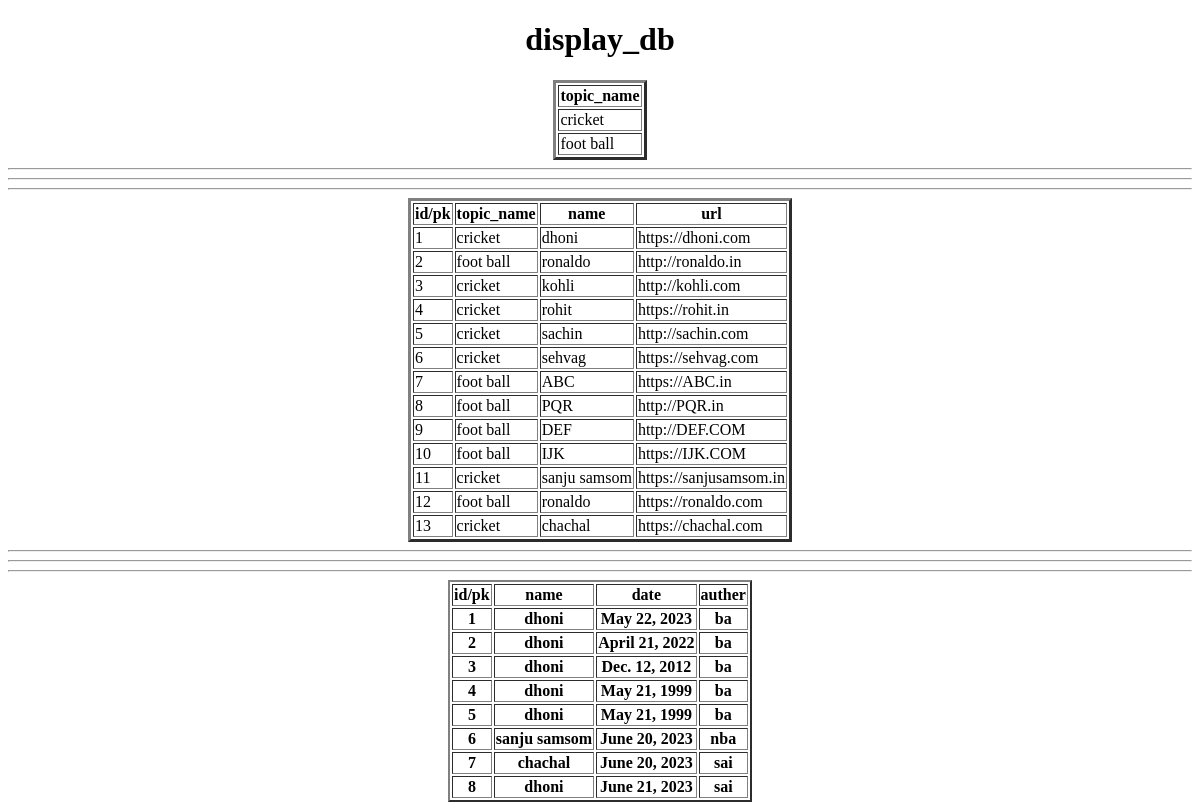
Page /display_db/ on the earlier database version.
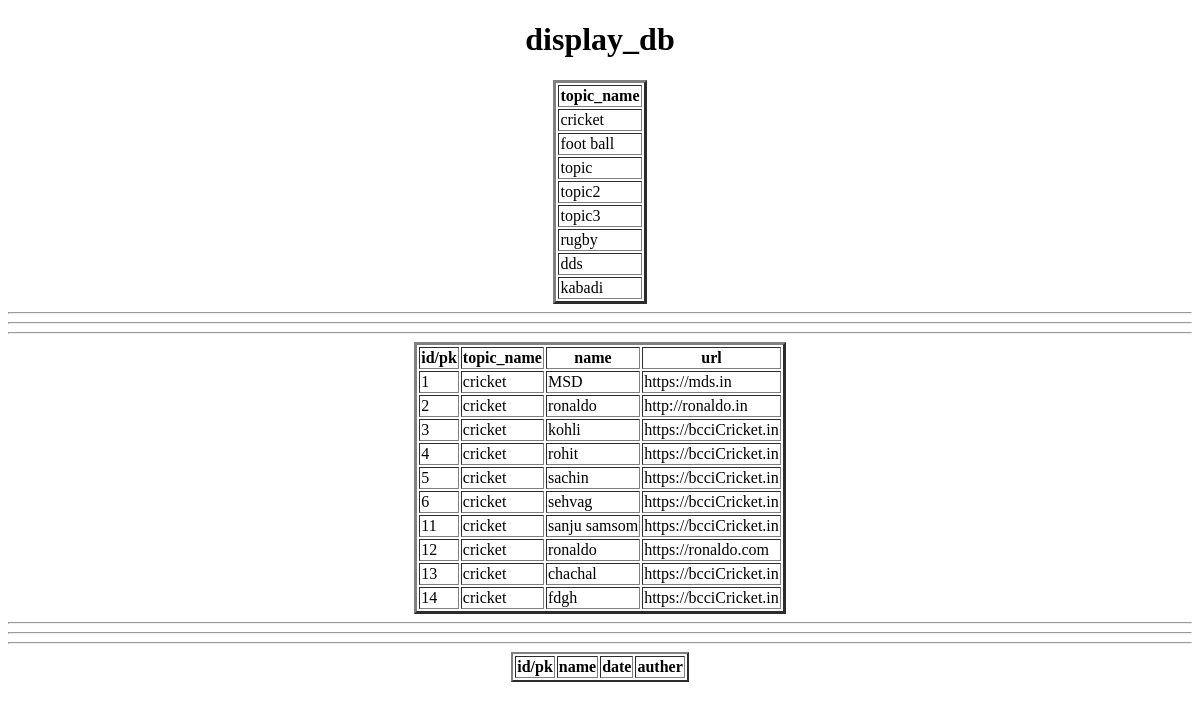
Same page on the later database version.
### app/models.py (models this page shows, shortened)
class Topic(models.Model):
    topic_name=models.CharField(max_length=100,primary_key=True)
    def __str__(self):
        return self.topic_name

class Webpage(models.Model):
    topic_name=models.ForeignKey(Topic,on_delete=models.CASCADE)
    name=models.CharField(max_length=100)
    url=models.URLField()
    def __str__(self):
        return self.name

class AccessRecord(models.Model):
    name=models.ForeignKey(Webpage,on_delete=models.CASCADE)
    date=models.DateField()
    auther=models.CharField(max_length=100)

### app/views.py (the view)
# urls.py: path('display_db/',display_db,name='display_db'),
def display_db(request):
    tpo=Topic.objects.all()
    wpo=Webpage.objects.all()
    aro=AccessRecord.objects.all()
    d={'to':tpo,'wo':wpo,'ao':aro}
    return render(request,'display_db.html',d)

### templates/display_db.html (shortened to what this page needs)
<!DOCTYPE html>
<html lang="en">
<head>
</head>
<body>
    <center>
        <h1>display_db</h1>
        <table border="3px">
            <tr>
                <th>topic_name</th>
            </tr>
            {% for i in to %}
            <tr>
                <td>{{i.topic_name}}</td>
            </tr>
            {% endfor %}
        </table>
            <hr><hr><hr>
        <table border="3px">
            <tr>
                <th>id/pk</th>
                <th>topic_name</th>
                <th>name</th>
                <th>url</th>
            </tr>
            {% for j in wo %}
            <tr>
                <td>{{j.id}}</td>
                <td>{{j.topic_name}}</td>
                <td>{{j.name}}</td>
                <td>{{j.url}}</td>
            </tr>
            {% endfor %}
        </table>
            <hr><hr><hr>
        <table border="2px">
            <tr>
                <th>id/pk</th>
                <th>name</th>
                <th>date</th>
                <th>auther</th>
            </tr>
            {% for k in ao %}
            <tr>
                <th>{{k.id}}</th>
                <th>{{k.name}}</th>
                <th>{{k.date}}</th>
                <th>{{k.auther}}</th>
            </tr>
            {% endfor %}
        </table>
    </center>
</body>
</html>

Differences in the rows shown:
removed Webpage: id "7", topic_name "foot ball", name "ABC", url "https://ABC.in"
removed Webpage: id "8", topic_name "foot ball", name "PQR", url "http://PQR.in"
removed Webpage: id "9", topic_name "foot ball", name "DEF", url "http://DEF.COM"
removed Webpage: id "10", topic_name "foot ball", name "IJK", url "https://IJK.COM"
removed AccessRecord: id "1", name "dhoni", date "May 22, 2023", auther "ba"
removed AccessRecord: id "2", name "dhoni", date "April 21, 2022", auther "ba"
removed AccessRecord: id "3", name "dhoni", date "Dec. 12, 2012", auther "ba"
removed AccessRecord: id "4", name "dhoni", date "May 21, 1999", auther "ba"
removed AccessRecord: id "5", name "dhoni", date "May 21, 1999", auther "ba"
removed AccessRecord: id "6", name "sanju samsom", date "June 20, 2023", auther "nba"
removed AccessRecord: id "7", name "chachal", date "June 20, 2023", auther "sai"
removed AccessRecord: id "8", name "dhoni", date "June 21, 2023", auther "sai"
added Topic: topic_name "topic"
added Topic: topic_name "topic2"
added Topic: topic_name "topic3"
added Topic: topic_name "rugby"
added Topic: topic_name "dds"
added Topic: topic_name "kabadi"
changed Webpage id 1: name "dhoni" → "MSD"; url "https://dhoni.com" → "https://mds.in"
changed Webpage "http://ronaldo.in": topic_name "foot ball" → "cricket"
changed Webpage "kohli": url "http://kohli.com" → "https://bcciCricket.in"
changed Webpage "rohit": url "https://rohit.in" → "https://bcciCricket.in"
changed Webpage "sachin": url "http://sachin.com" → "https://bcciCricket.in"
changed Webpage "sehvag": url "https://sehvag.com" → "https://bcciCricket.in"
changed Webpage "sanju samsom": url "https://sanjusamsom.in" → "https://bcciCricket.in"
changed Webpage "https://ronaldo.com": topic_name "foot ball" → "cricket"
changed Webpage "chachal": url "https://chachal.com" → "https://bcciCricket.in"
added Webpage: id "14", topic_name "cricket", name "fdgh", url "https://bcciCricket.in"
